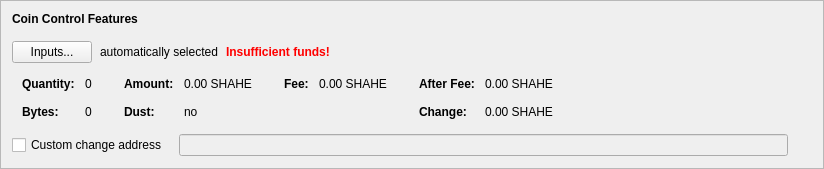
      <widget class="QFrame" name="frameCoinControl">
       <property name="sizePolicy">
        <sizepolicy hsizetype="Preferred" vsizetype="Fixed">
         <horstretch>0</horstretch>
         <verstretch>0</verstretch>
        </sizepolicy>
       </property>
       <property name="frameShape">
        <enum>QFrame::StyledPanel</enum>
       </property>
       <property name="frameShadow">
        <enum>QFrame::Raised</enum>
       </property>
       <layout class="QVBoxLayout" name="verticalLayout_4">
        <item>
         <layout class="QVBoxLayout" name="verticalLayoutCoinControl" stretch="0,0,0,0,0">
          <property name="spacing">
           <number>0</number>
          </property>
          <property name="sizeConstraint">
           <enum>QLayout::SetDefaultConstraint</enum>
          </property>
          <property name="leftMargin">
           <number>0</number>
          </property>
          <property name="topMargin">
           <number>0</number>
          </property>
          <item>
           <layout class="QHBoxLayout" name="horizontalLayoutCoinControl1">
            <property name="bottomMargin">
             <number>15</number>
            </property>
            <item>
             <widget class="QLabel" name="labelCoinControlFeatures">
              <property name="sizePolicy">
               <sizepolicy hsizetype="Preferred" vsizetype="Maximum">
                <horstretch>0</horstretch>
                <verstretch>0</verstretch>
               </sizepolicy>
              </property>
              <property name="font">
               <font>
                <weight>75</weight>
                <bold>true</bold>
               </font>
              </property>
              <property name="styleSheet">
               <string notr="true">font-weight:bold;</string>
              </property>
              <property name="text">
               <string>Coin Control Features</string>
              </property>
             </widget>
            </item>
           </layout>
          </item>
          <item>
           <layout class="QHBoxLayout" name="horizontalLayoutCoinControl2" stretch="0,0,0,0">
            <property name="spacing">
             <number>8</number>
            </property>
            <property name="bottomMargin">
             <number>10</number>
            </property>
            <item>
             <widget class="QPushButton" name="pushButtonCoinControl">
              <property name="styleSheet">
               <string notr="true"/>
              </property>
              <property name="text">
               <string>Inputs...</string>
              </property>
              <property name="autoDefault">
               <bool>false</bool>
              </property>
             </widget>
            </item>
            <item>
             <widget class="QLabel" name="labelCoinControlAutomaticallySelected">
              <property name="text">
               <string>automatically selected</string>
              </property>
              <property name="margin">
               <number>5</number>
              </property>
             </widget>
            </item>
            <item>
             <widget class="QLabel" name="labelCoinControlInsuffFunds">
              <property name="font">
               <font>
                <weight>75</weight>
                <bold>true</bold>
               </font>
              </property>
              <property name="styleSheet">
               <string notr="true">color:red;font-weight:bold;</string>
              </property>
              <property name="text">
               <string>Insufficient funds!</string>
              </property>
              <property name="margin">
               <number>5</number>
              </property>
             </widget>
            </item>
            <item>
             <spacer name="horizontalSpacerCoinControl">
              <property name="orientation">
               <enum>Qt::Horizontal</enum>
              </property>
              <property name="sizeHint" stdset="0">
               <size>
                <width>40</width>
                <height>1</height>
               </size>
              </property>
             </spacer>
            </item>
           </layout>
          </item>
          <item>
           <widget class="QWidget" name="widgetCoinControl" native="true">
            <property name="sizePolicy">
             <sizepolicy hsizetype="Preferred" vsizetype="Preferred">
              <horstretch>0</horstretch>
              <verstretch>0</verstretch>
             </sizepolicy>
            </property>
            <property name="minimumSize">
             <size>
              <width>0</width>
              <height>0</height>
             </size>
            </property>
            <property name="styleSheet">
             <string notr="true"/>
            </property>
            <layout class="QHBoxLayout" name="horizontalLayoutCoinControl5">
             <property name="leftMargin">
              <number>0</number>
             </property>
             <property name="topMargin">
              <number>0</number>
             </property>
             <property name="rightMargin">
              <number>0</number>
             </property>
             <property name="bottomMargin">
              <number>0</number>
             </property>
             <item>
              <layout class="QHBoxLayout" name="horizontalLayoutCoinControl3" stretch="0,0,0,1">
               <property name="spacing">
                <number>20</number>
               </property>
               <property name="topMargin">
                <number>0</number>
               </property>
               <property name="bottomMargin">
                <number>10</number>
               </property>
               <item>
                <layout class="QFormLayout" name="formLayoutCoinControl1">
                 <property name="horizontalSpacing">
                  <number>10</number>
                 </property>
                 <property name="verticalSpacing">
                  <number>14</number>
                 </property>
                 <property name="leftMargin">
                  <number>10</number>
                 </property>
                 <property name="topMargin">
                  <number>4</number>
                 </property>
                 <property name="rightMargin">
                  <number>6</number>
                 </property>
                 <item row="0" column="0">
                  <widget class="QLabel" name="labelCoinControlQuantityText">
                   <property name="font">
                    <font>
                     <weight>75</weight>
                     <bold>true</bold>
                    </font>
                   </property>
                   <property name="text">
                    <string>Quantity:</string>
                   </property>
                   <property name="margin">
                    <number>0</number>
                   </property>
                  </widget>
                 </item>
                 <item row="0" column="1">
                  <widget class="QLabel" name="labelCoinControlQuantity">
                   <property name="cursor">
                    <cursorShape>IBeamCursor</cursorShape>
                   </property>
                   <property name="contextMenuPolicy">
                    <enum>Qt::ActionsContextMenu</enum>
                   </property>
                   <property name="text">
                    <string notr="true">0</string>
                   </property>
                   <property name="margin">
                    <number>0</number>
                   </property>
                   <property name="textInteractionFlags">
                    <set>Qt::LinksAccessibleByMouse|Qt::TextSelectableByKeyboard|Qt::TextSelectableByMouse</set>
                   </property>
                  </widget>
                 </item>
                 <item row="1" column="0">
                  <widget class="QLabel" name="labelCoinControlBytesText">
                   <property name="font">
                    <font>
                     <weight>75</weight>
                     <bold>true</bold>
                    </font>
                   </property>
                   <property name="text">
                    <string>Bytes:</string>
                   </property>
                  </widget>
                 </item>
                 <item row="1" column="1">
                  <widget class="QLabel" name="labelCoinControlBytes">
                   <property name="cursor">
                    <cursorShape>IBeamCursor</cursorShape>
                   </property>
                   <property name="contextMenuPolicy">
                    <enum>Qt::ActionsContextMenu</enum>
                   </property>
                   <property name="text">
                    <string notr="true">0</string>
                   </property>
                   <property name="textInteractionFlags">
                    <set>Qt::LinksAccessibleByMouse|Qt::TextSelectableByKeyboard|Qt::TextSelectableByMouse</set>
                   </property>
                  </widget>
                 </item>
                </layout>
               </item>
               <item>
                <layout class="QFormLayout" name="formLayoutCoinControl2">
                 <property name="horizontalSpacing">
                  <number>10</number>
                 </property>
                 <property name="verticalSpacing">
                  <number>14</number>
                 </property>
                 <property name="leftMargin">
                  <number>6</number>
                 </property>
                 <property name="topMargin">
                  <number>4</number>
                 </property>
                 <property name="rightMargin">
                  <number>6</number>
                 </property>
                 <item row="0" column="0">
                  <widget class="QLabel" name="labelCoinControlAmountText">
                   <property name="font">
                    <font>
                     <weight>75</weight>
                     <bold>true</bold>
                    </font>
                   </property>
                   <property name="text">
                    <string>Amount:</string>
                   </property>
                   <property name="margin">
                    <number>0</number>
                   </property>
                  </widget>
                 </item>
                 <item row="0" column="1">
                  <widget class="QLabel" name="labelCoinControlAmount">
                   <property name="cursor">
                    <cursorShape>IBeamCursor</cursorShape>
                   </property>
                   <property name="contextMenuPolicy">
                    <enum>Qt::ActionsContextMenu</enum>
                   </property>
                   <property name="text">
                    <string notr="true">0.00 SHAHE</string>
                   </property>
                   <property name="textInteractionFlags">
                    <set>Qt::LinksAccessibleByMouse|Qt::TextSelectableByKeyboard|Qt::TextSelectableByMouse</set>
                   </property>
                  </widget>
                 </item>
                 <item row="1" column="0">
                  <widget class="QLabel" name="labelCoinControlLowOutputText">
                   <property name="font">
                    <font>
                     <weight>75</weight>
                     <bold>true</bold>
                    </font>
                   </property>
                   <property name="text">
                    <string>Dust:</string>
                   </property>
                  </widget>
                 </item>
                 <item row="1" column="1">
                  <widget class="QLabel" name="labelCoinControlLowOutput">
                   <property name="cursor">
                    <cursorShape>IBeamCursor</cursorShape>
                   </property>
                   <property name="contextMenuPolicy">
                    <enum>Qt::ActionsContextMenu</enum>
                   </property>
                   <property name="text">
                    <string notr="true">no</string>
                   </property>
                   <property name="textInteractionFlags">
                    <set>Qt::LinksAccessibleByMouse|Qt::TextSelectableByKeyboard|Qt::TextSelectableByMouse</set>
                   </property>
                  </widget>
                 </item>
                </layout>
               </item>
               <item>
                <layout class="QFormLayout" name="formLayoutCoinControl3">
                 <property name="horizontalSpacing">
                  <number>10</number>
                 </property>
                 <property name="verticalSpacing">
                  <number>14</number>
                 </property>
                 <property name="leftMargin">
                  <number>6</number>
                 </property>
                 <property name="topMargin">
                  <number>4</number>
                 </property>
                 <property name="rightMargin">
                  <number>6</number>
                 </property>
                 <item row="0" column="0">
                  <widget class="QLabel" name="labelCoinControlFeeText">
                   <property name="font">
                    <font>
                     <weight>75</weight>
                     <bold>true</bold>
                    </font>
                   </property>
                   <property name="text">
                    <string>Fee:</string>
                   </property>
                   <property name="margin">
                    <number>0</number>
                   </property>
                  </widget>
                 </item>
                 <item row="0" column="1">
                  <widget class="QLabel" name="labelCoinControlFee">
                   <property name="cursor">
                    <cursorShape>IBeamCursor</cursorShape>
                   </property>
                   <property name="contextMenuPolicy">
                    <enum>Qt::ActionsContextMenu</enum>
                   </property>
                   <property name="text">
                    <string notr="true">0.00 SHAHE</string>
                   </property>
                   <property name="textInteractionFlags">
                    <set>Qt::LinksAccessibleByMouse|Qt::TextSelectableByKeyboard|Qt::TextSelectableByMouse</set>
                   </property>
                  </widget>
                 </item>
                </layout>
               </item>
               <item>
                <layout class="QFormLayout" name="formLayoutCoinControl4">
                 <property name="horizontalSpacing">
                  <number>10</number>
                 </property>
                 <property name="verticalSpacing">
                  <number>14</number>
                 </property>
                 <property name="leftMargin">
                  <number>6</number>
                 </property>
                 <property name="topMargin">
                  <number>4</number>
                 </property>
                 <property name="rightMargin">
                  <number>6</number>
                 </property>
                 <item row="0" column="0">
                  <widget class="QLabel" name="labelCoinControlAfterFeeText">
                   <property name="font">
                    <font>
                     <weight>75</weight>
                     <bold>true</bold>
                    </font>
                   </property>
                   <property name="text">
                    <string>After Fee:</string>
                   </property>
                   <property name="margin">
                    <number>0</number>
                   </property>
                  </widget>
                 </item>
                 <item row="0" column="1">
                  <widget class="QLabel" name="labelCoinControlAfterFee">
                   <property name="cursor">
                    <cursorShape>IBeamCursor</cursorShape>
                   </property>
                   <property name="contextMenuPolicy">
                    <enum>Qt::ActionsContextMenu</enum>
                   </property>
                   <property name="text">
                    <string notr="true">0.00 SHAHE</string>
                   </property>
                   <property name="textInteractionFlags">
                    <set>Qt::LinksAccessibleByMouse|Qt::TextSelectableByKeyboard|Qt::TextSelectableByMouse</set>
                   </property>
                  </widget>
                 </item>
                 <item row="1" column="0">
                  <widget class="QLabel" name="labelCoinControlChangeText">
                   <property name="font">
                    <font>
                     <weight>75</weight>
                     <bold>true</bold>
                    </font>
                   </property>
                   <property name="text">
                    <string>Change:</string>
                   </property>
                  </widget>
                 </item>
                 <item row="1" column="1">
                  <widget class="QLabel" name="labelCoinControlChange">
                   <property name="cursor">
                    <cursorShape>IBeamCursor</cursorShape>
                   </property>
                   <property name="contextMenuPolicy">
                    <enum>Qt::ActionsContextMenu</enum>
                   </property>
                   <property name="text">
                    <string notr="true">0.00 SHAHE</string>
                   </property>
                   <property name="textInteractionFlags">
                    <set>Qt::LinksAccessibleByMouse|Qt::TextSelectableByKeyboard|Qt::TextSelectableByMouse</set>
                   </property>
                  </widget>
                 </item>
                </layout>
               </item>
              </layout>
             </item>
            </layout>
           </widget>
          </item>
          <item>
           <layout class="QHBoxLayout" name="horizontalLayoutCoinControl4" stretch="0,0,0">
            <property name="spacing">
             <number>12</number>
            </property>
            <property name="sizeConstraint">
             <enum>QLayout::SetDefaultConstraint</enum>
            </property>
            <property name="topMargin">
             <number>5</number>
            </property>
            <property name="rightMargin">
             <number>5</number>
            </property>
            <item>
             <widget class="QCheckBox" name="checkBoxCoinControlChange">
              <property name="toolTip">
               <string>If this is activated, but the change address is empty or invalid, change will be sent to a newly generated address.</string>
              </property>
              <property name="text">
               <string>Custom change address</string>
              </property>
             </widget>
            </item>
            <item>
             <widget class="QValidatedLineEdit" name="lineEditCoinControlChange">
              <property name="enabled">
               <bool>false</bool>
              </property>
              <property name="sizePolicy">
               <sizepolicy hsizetype="Expanding" vsizetype="Fixed">
                <horstretch>0</horstretch>
                <verstretch>0</verstretch>
               </sizepolicy>
              </property>
             </widget>
            </item>
            <item>
             <widget class="QLabel" name="labelCoinControlChangeLabel">
              <property name="sizePolicy">
               <sizepolicy hsizetype="Preferred" vsizetype="Expanding">
                <horstretch>0</horstretch>
                <verstretch>0</verstretch>
               </sizepolicy>
              </property>
              <property name="minimumSize">
               <size>
                <width>0</width>
                <height>0</height>
               </size>
              </property>
              <property name="text">
               <string/>
              </property>
              <property name="margin">
               <number>3</number>
              </property>
             </widget>
            </item>
           </layout>
          </item>
          <item>
           <spacer name="verticalSpacerCoinControl">
            <property name="orientation">
             <enum>Qt::Vertical</enum>
            </property>
            <property name="sizeType">
             <enum>QSizePolicy::Expanding</enum>
            </property>
            <property name="sizeHint" stdset="0">
             <size>
              <width>800</width>
              <height>1</height>
             </size>
            </property>
           </spacer>
          </item>
         </layout>
        </item>
       </layout>
      </widget>
